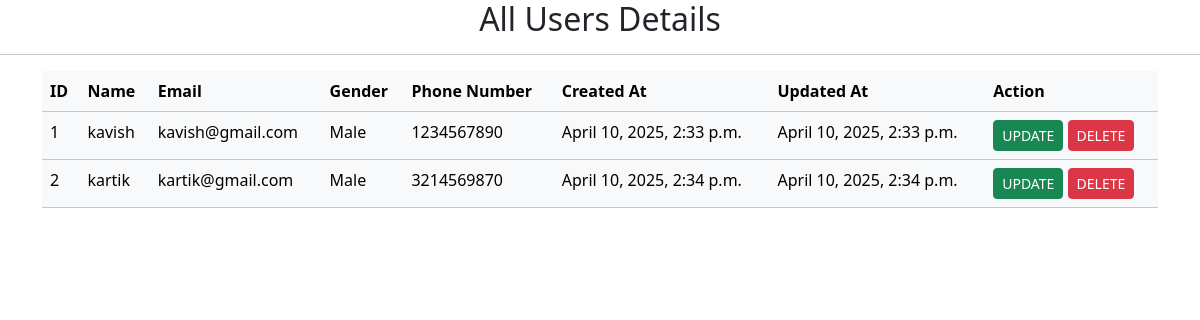
/allprofile/ (signed in), run on an earlier commit of the app's database.
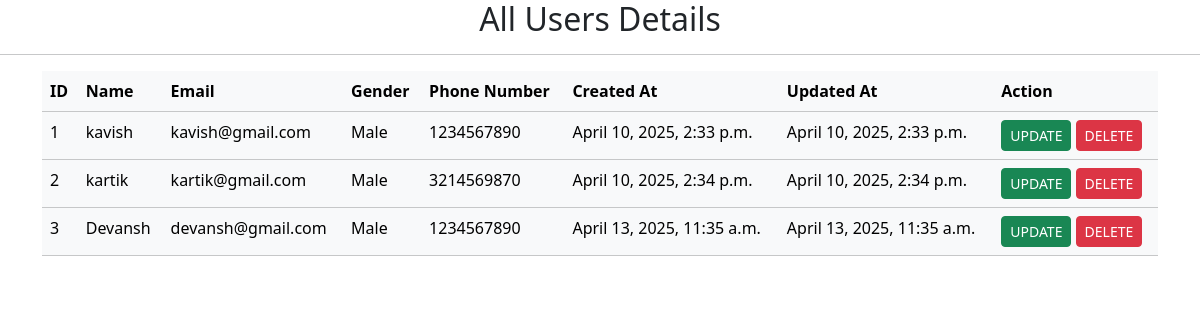
And on a later commit of the database.
### AuthApp/models.py (models this page shows, shortened)
class AppUser(AbstractUser):
    GENDER_CHOICES = (
        ('Male', 'Male'),
        ('Female', 'Female'),
        ('Other', 'Other'),
    )
    email = models.EmailField(unique=True)
    name = models.CharField(max_length=100)
    phone = models.CharField(max_length=10,validators=[MinLengthValidator(10)])
    created_at = models.DateTimeField(auto_now_add=True , null=True)
    updated_at = models.DateTimeField(auto_now=True , null=True)
    gender = models.CharField(max_length=10, choices=GENDER_CHOICES)
    username= None
    objects = AppUserManager()
    USERNAME_FIELD = 'email'
    REQUIRED_FIELDS = ['name', 'phone', 'gender']

### AuthApp/views.py (the view)
# urls.py: path('allprofile/', views.all_profile_view, name='allprofile'),
@login_required
def all_profile_view(request):
    users = AppUser.objects.all()
    return render(request, 'all_profile.html' , context={'users':users})

### AuthApp/templates/all_profile.html (shortened to what this page needs)
<!DOCTYPE html>
<html lang="en">
<head>
    <link href="https://cdn.jsdelivr.net/npm/bootstrap@5.3.5/dist/css/bootstrap.min.css" rel="stylesheet">
</head>
<body>
    {% if users %}
    <h2 class="text-center">All Users Details</h2>
    <hr>
    <div class="container">
        <table class="table table-light">
            <tr>
                <th>ID</th>
                <th>Name</th>
                <th>Email</th>
                <th>Gender</th>
                <th>Phone Number</th>
                <th>Created At</th>
                <th>Updated At</th>
                <th>Action</th>
            </tr>
            {% for user in users %}
            <tr>
                <td>{{user.id}}</td>
                <td>{{user.name}}</td>
                <td>{{user.email}}</td>
                <td>{{user.gender}}</td>
                <td>{{user.phone}}</td>
                <td>{{user.created_at}}</td>
                <td>{{user.updated_at}}</td>
                <td>
                    <a href="#" class="btn btn-success btn-sm">UPDATE</a>
                    <a href="{% url 'delete_user' user.id %}" class="btn btn-danger btn-sm" onclick="return confirm('Are you sure you want to delete this user?');">DELETE</a>
                </td>
            </tr>
            {% endfor %}
        </table>
    </div>
    {% else %}
    <h2>Oops!! , No User Found</h2>
    {% endif %}
</body>
</html>

What changed in the data, as far as the page shows it:
added AppUser: id "3", name "Devansh", email "devansh@gmail.com", gender "Male", phone "1234567890", created_at "April 13, 2025, 11:35 a.m.", updated_at "April 13, 2025, 11:35 a.m."
